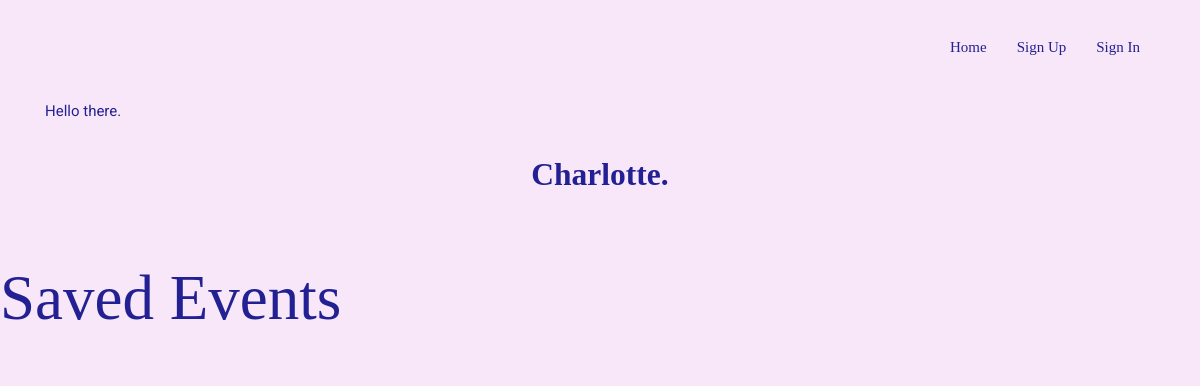
The page /events/saved/ on the database as committed earlier.
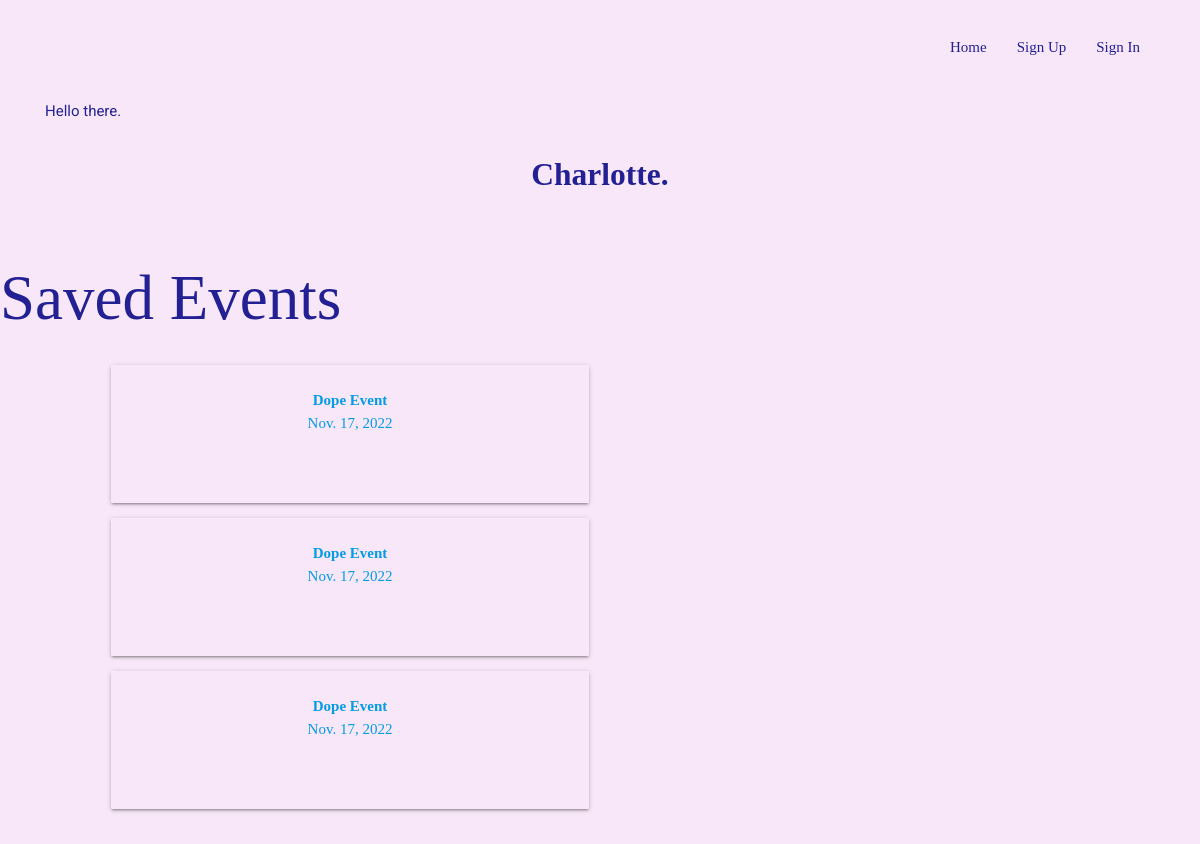
The same page on the database as committed later.
### main_app/models.py (models this page shows, shortened)
class Event(models.Model):
    name = models.CharField(max_length=50)
    date = models.DateField('Event Date')
    category = models.CharField(max_length=1, choices=CATEGORIES, default=CATEGORIES[0][0])
    location = models.CharField(max_length=50)
    address = models.CharField(max_length=50)

### main_app/views.py (the view)
# urls.py: path('events/saved/', views.saved_events, name = 'saved_events'),
def saved_events(request):
    events = Event.objects.all()
    return render(request, 'saved_events.html', { 'events': events })

### main_app/templates/saved_events.html (shortened to what this page needs)
{% extends 'base.html' %} {% block content %}
<h1>Saved Events</h1>
<div class="row">
  <div class="col s12 m5 offset-m1">
    {% for event in events %}
    <a href="{% url 'detail' event.id %}">
      <div class="card">
        <div class="card-content bg shadow">
          <p id="title" class="center">{{ event.name }}</p>
          <p class="center">{{ event.date }}</p>
          <br />
          <br />
        </div>
      </div>
    </a>
    {% endfor %}
  </div>
</div>
{% endblock %}

Rows that differ between the two databases and show on the page:
added Event: name "Dope Event", date "Nov. 17, 2022"
added Event: name "Dope Event", date "Nov. 17, 2022"
added Event: name "Dope Event", date "Nov. 17, 2022"
